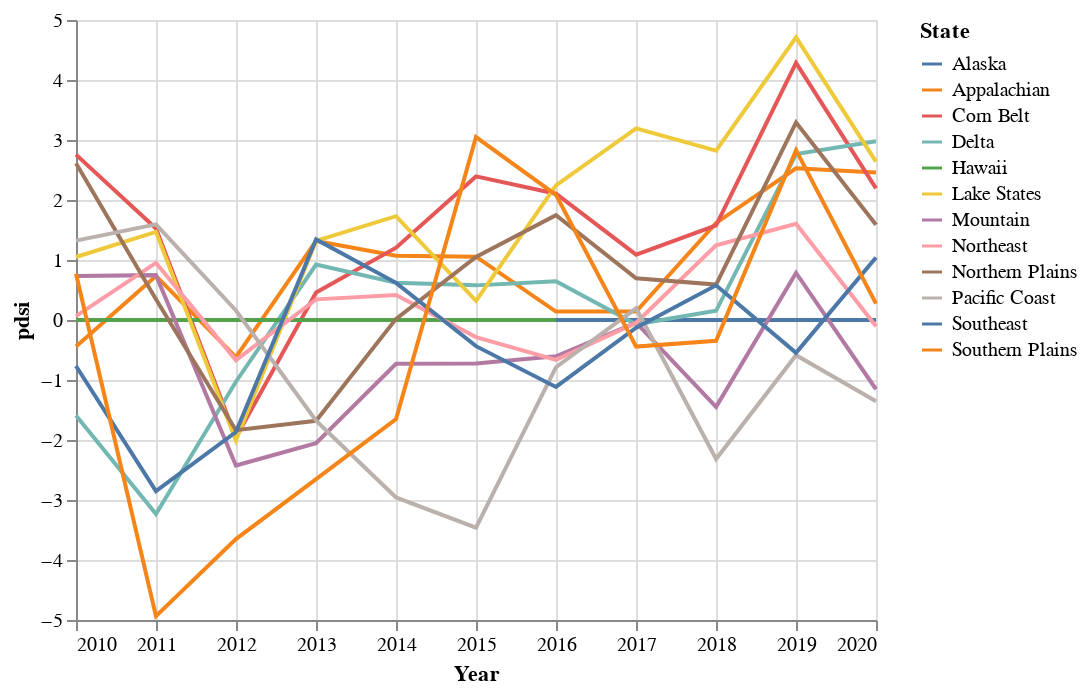

Notebook source saved alongside this figure:
### Code cell
pdsi

### Figure 1 — Vega-Lite specification as saved in the notebook (floating-point values rounded to 4 significant figures)
{"usermeta": {"embedOptions": {"theme": "fivethirtyeight"}}, "config": {"view": {"continuousWidth": 400, "continuousHeight": 300}}, "data": {"name": "data-1a92f7c25cb25c7bb84797ba78f7b484"}, "mark": "line", "encoding": {"color": {"field": "State", "legend": {"orient": "right"}, "type": "nominal"}, "tooltip": [{"field": "State", "type": "nominal"}, {"field": "D4", "type": "quantitative"}], "x": {"field": "Year", "type": "temporal"}, "y": {"field": "pdsi", "type": "quantitative"}}, "selection": {"selector001": {"type": "multi", "fields": ["State"], "bind": "legend"}}, "$schema": "https://vega.github.io/schema/vega-lite/v4.17.0.json", "datasets": {"data-1a92f7c25cb25c7bb84797ba78f7b484": [{"Year": "2010-01-01T00:00:00", "State": "Alaska", "None": 66.99, "D0": 33.01, "D1": 0.2204, "D2": 0.0, "D3": 0.0, "D4": 0.0, "pdsi": 0.0, "precip": 2.821, "temp": 27.43}, {"Year": "2010-01-01T00:00:00", "State": "Appalachian", "None": 42.71, "D0": 18.83, "D1": 8.496, "D2": 3.355, "D3": 0.2974, "D4": 0.0, "pdsi": -0.4424, "precip": 2.316, "temp": 34.89}, {"Year": "2010-01-01T00:00:00", "State": "Corn Belt", "None": 86.37, "D0": 13.63, "D1": 4.468, "D2": 1.526, "D3": 0.3492, "D4": 0.0, "pdsi": 2.756, "precip": 3.445, "temp": 52.5}, {"Year": "2010-01-01T00:00:00", "State": "Delta", "None": 50.95, "D0": 49.05, "D1": 30.84, "D2": 16.23, "D3": 4.357, "D4": 0.0, "pdsi": -1.591, "precip": 3.459, "temp": 63.92}, {"Year": "2010-01-01T00:00:00", "State": "Hawaii", "None": 13.97, "D0": 86.03, "D1": 62.99, "D2": 41.43, "D3": 22.97, "D4": 3.168, "pdsi": 0.0, "precip": 0.0, "temp": 0.0}, {"Year": "2010-01-01T00:00:00", "State": "Lake States", "None": 72.48, "D0": 27.52, "D1": 12.65, "D2": 4.36, "D3": 0.7352, "D4": 0.0, "pdsi": 1.05, "precip": 2.846, "temp": 45.1}, {"Year": "2010-01-01T00:00:00", "State": "Mountain", "None": 42.75, "D0": 38.01, "D1": 13.37, "D2": 2.696, "D3": 0.0821, "D4": 0.0, "pdsi": 0.7318, "precip": 1.276, "temp": 38.33}, {"Year": "2010-01-01T00:00:00", "State": "Northeast", "None": 50.74, "D0": 12.41, "D1": 2.827, "D2": 0.406, "D3": 0.02211, "D4": 0.0, "pdsi": 0.06474, "precip": 2.35, "temp": 32.18}, {"Year": "2010-01-01T00:00:00", "State": "Northern Plains", "None": 52.21, "D0": 6.618, "D1": 1.584, "D2": 0.05385, "D3": 0.0, "D4": 0.0, "pdsi": 2.611, "precip": 1.346, "temp": 30.77}, {"Year": "2010-01-01T00:00:00", "State": "Pacific Coast", "None": 70.85, "D0": 29.15, "D1": 8.944, "D2": 2.363, "D3": 0.0, "D4": 0.0, "pdsi": 1.323, "precip": 3.118, "temp": 51.93}, {"Year": "2010-01-01T00:00:00", "State": "Southeast", "None": 51.22, "D0": 27.35, "D1": 14.7, "D2": 5.946, "D3": 1.127, "D4": 0.0, "pdsi": -0.7659, "precip": 3.013, "temp": 51.19}, {"Year": "2010-01-01T00:00:00", "State": "Southern Plains", "None": 73.76, "D0": 26.24, "D1": 9.151, "D2": 2.305, "D3": 0.3376, "D4": 0.0, "pdsi": 0.7718, "precip": 2.458, "temp": 63.18}, {"Year": "2011-01-01T00:00:00", "State": "Alaska", "None": 86.74, "D0": 13.26, "D1": 0.0, "D2": 0.0, "D3": 0.0, "D4": 0.0, "pdsi": 0.0, "precip": 3.228, "temp": 26.95}, {"Year": "2011-01-01T00:00:00", "State": "Appalachian", "None": 43.92, "D0": 17.61, "D1": 6.645, "D2": 0.6799, "D3": 0.09009, "D4": 0.0, "pdsi": 0.7344, "precip": 2.958, "temp": 35.51}, {"Year": "2011-01-01T00:00:00", "State": "Corn Belt", "None": 75.08, "D0": 24.92, "D1": 9.184, "D2": 2.792, "D3": 0.06063, "D4": 0.0, "pdsi": 1.525, "precip": 3.856, "temp": 52.89}, {"Year": "2011-01-01T00:00:00", "State": "Delta", "None": 21.35, "D0": 78.65, "D1": 61.51, "D2": 38.05, "D3": 21.04, "D4": 7.541, "pdsi": -3.235, "precip": 4.165, "temp": 64.9}, {"Year": "2011-01-01T00:00:00", "State": "Hawaii", "None": 29.56, "D0": 70.44, "D1": 42.77, "D2": 11.67, "D3": 1.226, "D4": 0.0, "pdsi": 0.0, "precip": 0.0, "temp": 0.0}, {"Year": "2011-01-01T00:00:00", "State": "Lake States", "None": 77.4, "D0": 22.6, "D1": 5.817, "D2": 1.981, "D3": 0.0, "D4": 0.0, "pdsi": 1.469, "precip": 2.559, "temp": 43.91}, {"Year": "2011-01-01T00:00:00", "State": "Mountain", "None": 58.24, "D0": 22.53, "D1": 14.62, "D2": 8.39, "D3": 2.982, "D4": 0.2988, "pdsi": 0.7477, "precip": 1.186, "temp": 37.9}, {"Year": "2011-01-01T00:00:00", "State": "Northeast", "None": 53.1, "D0": 10.06, "D1": 2.502, "D2": 0.1692, "D3": 0.0, "D4": 0.0, "pdsi": 0.9526, "precip": 2.918, "temp": 32.17}, {"Year": "2011-01-01T00:00:00", "State": "Northern Plains", "None": 27.31, "D0": 31.51, "D1": 18.1, "D2": 9.178, "D3": 4.223, "D4": 1.796, "pdsi": 0.3475, "precip": 1.225, "temp": 30.59}, {"Year": "2011-01-01T00:00:00", "State": "Pacific Coast", "None": 93.43, "D0": 6.57, "D1": 0.1678, "D2": 0.0, "D3": 0.0, "D4": 0.0, "pdsi": 1.594, "precip": 2.405, "temp": 51.14}, {"Year": "2011-01-01T00:00:00", "State": "Southeast", "None": 14.52, "D0": 64.05, "D1": 52.56, "D2": 35.45, "D3": 19.19, "D4": 1.831, "pdsi": -2.852, "precip": 2.974, "temp": 52.63}, {"Year": "2011-01-01T00:00:00", "State": "Southern Plains", "None": 4.414, "D0": 95.59, "D1": 86.99, "D2": 73.84, "D3": 57.81, "D4": 36.75, "pdsi": -4.936, "precip": 1.61, "temp": 65.06}, {"Year": "2012-01-01T00:00:00", "State": "Alaska", "None": 81.93, "D0": 18.07, "D1": 0.0, "D2": 0.0, "D3": 0.0, "D4": 0.0, "pdsi": 0.0, "precip": 3.107, "temp": 24.31}, {"Year": "2012-01-01T00:00:00", "State": "Appalachian", "None": 35.65, "D0": 25.89, "D1": 10.38, "D2": 3.845, "D3": 1.271, "D4": 0.2841, "pdsi": -0.6174, "precip": 2.226, "temp": 36.19}, {"Year": "2012-01-01T00:00:00", "State": "Corn Belt", "None": 42.11, "D0": 57.89, "D1": 44.15, "D2": 27.35, "D3": 12.01, "D4": 1.377, "pdsi": -1.959, "precip": 2.607, "temp": 55.55}, {"Year": "2012-01-01T00:00:00", "State": "Delta", "None": 58.28, "D0": 41.72, "D1": 25.57, "D2": 16.05, "D3": 8.804, "D4": 2.108, "pdsi": -1.029, "precip": 4.553, "temp": 66.21}, {"Year": "2012-01-01T00:00:00", "State": "Hawaii", "None": 24.02, "D0": 75.98, "D1": 52.74, "D2": 28.59, "D3": 8.168, "D4": 0.04346, "pdsi": 0.0, "precip": 0.0, "temp": 0.0}, {"Year": "2012-01-01T00:00:00", "State": "Lake States", "None": 38.06, "D0": 61.94, "D1": 34.92, "D2": 14.51, "D3": 3.208, "D4": 0.0, "pdsi": -2.011, "precip": 2.387, "temp": 46.97}, {"Year": "2012-01-01T00:00:00", "State": "Mountain", "None": 19.83, "D0": 60.93, "D1": 48.15, "D2": 29.59, "D3": 11.06, "D4": 1.152, "pdsi": -2.426, "precip": 0.974, "temp": 40.17}, {"Year": "2012-01-01T00:00:00", "State": "Northeast", "None": 38.13, "D0": 25.03, "D1": 10.15, "D2": 3.48, "D3": 0.0, "D4": 0.0, "pdsi": -0.6689, "precip": 2.207, "temp": 32.98}, {"Year": "2012-01-01T00:00:00", "State": "Northern Plains", "None": 14.65, "D0": 44.17, "D1": 37.04, "D2": 31.1, "D3": 24.77, "D4": 13.27, "pdsi": -1.837, "precip": 0.8002, "temp": 32.63}, {"Year": "2012-01-01T00:00:00", "State": "Pacific Coast", "None": 42.21, "D0": 57.79, "D1": 37.63, "D2": 10.37, "D3": 0.1806, "D4": 0.0, "pdsi": 0.1592, "precip": 3.001, "temp": 52.98}, {"Year": "2012-01-01T00:00:00", "State": "Southeast", "None": 27.55, "D0": 51.02, "D1": 40.34, "D2": 29.96, "D3": 19.12, "D4": 5.629, "pdsi": -1.867, "precip": 3.265, "temp": 53.17}, {"Year": "2012-01-01T00:00:00", "State": "Southern Plains", "None": 13.86, "D0": 86.14, "D1": 72.75, "D2": 53.37, "D3": 33.12, "D4": 11.18, "pdsi": -3.651, "precip": 2.062, "temp": 65.92}, {"Year": "2013-01-01T00:00:00", "State": "Alaska", "None": 59.3, "D0": 40.7, "D1": 8.343, "D2": 0.7132, "D3": 0.0, "D4": 0.0, "pdsi": 0.0, "precip": 3.401, "temp": 27.8}, {"Year": "2013-01-01T00:00:00", "State": "Appalachian", "None": 57.8, "D0": 3.74, "D1": 0.7611, "D2": 0.0, "D3": 0.0, "D4": 0.0, "pdsi": 1.317, "precip": 2.92, "temp": 34.37}, {"Year": "2013-01-01T00:00:00", "State": "Corn Belt", "None": 61.58, "D0": 38.42, "D1": 22.14, "D2": 8.169, "D3": 1.473, "D4": 0.04175, "pdsi": 0.4578, "precip": 3.516, "temp": 51.02}, {"Year": "2013-01-01T00:00:00", "State": "Delta", "None": 67.94, "D0": 32.06, "D1": 13.13, "D2": 4.758, "D3": 0.7928, "D4": 0.0, "pdsi": 0.9249, "precip": 4.973, "temp": 63.24}, {"Year": "2013-01-01T00:00:00", "State": "Hawaii", "None": 24.28, "D0": 75.72, "D1": 48.09, "D2": 19.78, "D3": 4.244, "D4": 0.0, "pdsi": 0.0, "precip": 0.0, "temp": 0.0}, {"Year": "2013-01-01T00:00:00", "State": "Lake States", "None": 56.84, "D0": 43.16, "D1": 24.69, "D2": 11.08, "D3": 2.4, "D4": 0.0, "pdsi": 1.321, "precip": 2.868, "temp": 41.71}, {"Year": "2013-01-01T00:00:00", "State": "Mountain", "None": 14.6, "D0": 66.17, "D1": 54.06, "D2": 32.38, "D3": 10.37, "D4": 2.219, "pdsi": -2.055, "precip": 1.081, "temp": 38.28}, {"Year": "2013-01-01T00:00:00", "State": "Northeast", "None": 53.77, "D0": 9.386, "D1": 1.465, "D2": 0.0, "D3": 0.0, "D4": 0.0, "pdsi": 0.3438, "precip": 2.402, "temp": 31.32}, {"Year": "2013-01-01T00:00:00", "State": "Northern Plains", "None": 5.987, "D0": 52.84, "D1": 45.4, "D2": 38.82, "D3": 25.67, "D4": 11.34, "pdsi": -1.679, "precip": 1.286, "temp": 30.05}, {"Year": "2013-01-01T00:00:00", "State": "Pacific Coast", "None": 34.73, "D0": 65.27, "D1": 48.09, "D2": 32.96, "D3": 3.493, "D4": 0.0, "pdsi": -1.677, "precip": 1.628, "temp": 52.81}, {"Year": "2013-01-01T00:00:00", "State": "Southeast", "None": 56.98, "D0": 21.59, "D1": 9.586, "D2": 4.511, "D3": 1.785, "D4": 0.3545, "pdsi": 1.344, "precip": 4.021, "temp": 52.01}, {"Year": "2013-01-01T00:00:00", "State": "Southern Plains", "None": 15.02, "D0": 84.98, "D1": 70.47, "D2": 50.03, "D3": 26.11, "D4": 8.197, "pdsi": -2.651, "precip": 2.524, "temp": 62.6}, {"Year": "2014-01-01T00:00:00", "State": "Alaska", "None": 95.37, "D0": 4.626, "D1": 0.08462, "D2": 0.0, "D3": 0.0, "D4": 0.0, "pdsi": 0.0, "precip": 3.062, "temp": 30.33}, {"Year": "2014-01-01T00:00:00", "State": "Appalachian", "None": 52.23, "D0": 9.305, "D1": 0.5916, "D2": 0.0, "D3": 0.0, "D4": 0.0, "pdsi": 1.071, "precip": 2.475, "temp": 33.99}, {"Year": "2014-01-01T00:00:00", "State": "Corn Belt", "None": 79.02, "D0": 20.98, "D1": 6.926, "D2": 0.7721, "D3": 0.0, "D4": 0.0, "pdsi": 1.205, "precip": 3.337, "temp": 49.71}, {"Year": "2014-01-01T00:00:00", "State": "Delta", "None": 76.56, "D0": 23.44, "D1": 4.624, "D2": 0.5325, "D3": 0.0, "D4": 0.0, "pdsi": 0.6206, "precip": 4.514, "temp": 62.25}, {"Year": "2014-01-01T00:00:00", "State": "Hawaii", "None": 65.06, "D0": 34.94, "D1": 6.909, "D2": 1.941, "D3": 0.28, "D4": 0.0, "pdsi": 0.0, "precip": 0.0, "temp": 0.0}, {"Year": "2014-01-01T00:00:00", "State": "Lake States", "None": 84.78, "D0": 15.22, "D1": 3.837, "D2": 0.1453, "D3": 0.0, "D4": 0.0, "pdsi": 1.731, "precip": 2.836, "temp": 40.25}, {"Year": "2014-01-01T00:00:00", "State": "Mountain", "None": 33.77, "D0": 47.0, "D1": 33.44, "D2": 19.12, "D3": 3.981, "D4": 0.5086, "pdsi": -0.7293, "precip": 1.226, "temp": 39.22}, {"Year": "2014-01-01T00:00:00", "State": "Northeast", "None": 55.88, "D0": 7.278, "D1": 0.6699, "D2": 0.0, "D3": 0.0, "D4": 0.0, "pdsi": 0.415, "precip": 2.384, "temp": 30.55}, {"Year": "2014-01-01T00:00:00", "State": "Northern Plains", "None": 17.24, "D0": 41.58, "D1": 28.37, "D2": 14.98, "D3": 4.18, "D4": 0.07076, "pdsi": 0.01912, "precip": 1.236, "temp": 29.91}, {"Year": "2014-01-01T00:00:00", "State": "Pacific Coast", "None": 10.84, "D0": 89.16, "D1": 79.54, "D2": 62.59, "D3": 39.19, "D4": 16.48, "pdsi": -2.957, "precip": 2.665, "temp": 54.66}, {"Year": "2014-01-01T00:00:00", "State": "Southeast", "None": 61.68, "D0": 16.89, "D1": 3.579, "D2": 0.5052, "D3": 0.0, "D4": 0.0, "pdsi": 0.6195, "precip": 3.632, "temp": 51.47}, {"Year": "2014-01-01T00:00:00", "State": "Southern Plains", "None": 17.72, "D0": 82.28, "D1": 61.93, "D2": 39.83, "D3": 19.77, "D4": 6.128, "pdsi": -1.652, "precip": 2.163, "temp": 62.46}, {"Year": "2015-01-01T00:00:00", "State": "Alaska", "None": 67.63, "D0": 32.37, "D1": 4.175, "D2": 0.0, "D3": 0.0, "D4": 0.0, "pdsi": 0.0, "precip": 3.342, "temp": 30.03}, {"Year": "2015-01-01T00:00:00", "State": "Appalachian", "None": 51.24, "D0": 10.3, "D1": 1.704, "D2": 0.1178, "D3": 0.0, "D4": 0.0, "pdsi": 1.056, "precip": 2.842, "temp": 35.37}, {"Year": "2015-01-01T00:00:00", "State": "Corn Belt", "None": 85.81, "D0": 14.19, "D1": 1.984, "D2": 0.0, "D3": 0.0, "D4": 0.0, "pdsi": 2.394, "precip": 4.041, "temp": 52.82}, {"Year": "2015-01-01T00:00:00", "State": "Delta", "None": 67.98, "D0": 32.02, "D1": 15.81, "D2": 6.189, "D3": 2.28, "D4": 0.2057, "pdsi": 0.5771, "precip": 5.436, "temp": 65.17}, {"Year": "2015-01-01T00:00:00", "State": "Hawaii", "None": 45.15, "D0": 54.85, "D1": 19.12, "D2": 0.4921, "D3": 0.0, "D4": 0.0, "pdsi": 0.0, "precip": 0.0, "temp": 0.0}, {"Year": "2015-01-01T00:00:00", "State": "Lake States", "None": 63.84, "D0": 36.16, "D1": 10.61, "D2": 0.7457, "D3": 0.0, "D4": 0.0, "pdsi": 0.3177, "precip": 2.67, "temp": 44.44}, {"Year": "2015-01-01T00:00:00", "State": "Mountain", "None": 29.39, "D0": 51.38, "D1": 34.92, "D2": 15.52, "D3": 4.405, "D4": 0.5649, "pdsi": -0.7261, "precip": 1.21, "temp": 40.14}, {"Year": "2015-01-01T00:00:00", "State": "Northeast", "None": 46.46, "D0": 16.7, "D1": 3.345, "D2": 0.0, "D3": 0.0, "D4": 0.0, "pdsi": -0.2851, "precip": 2.29, "temp": 31.41}, {"Year": "2015-01-01T00:00:00", "State": "Northern Plains", "None": 36.23, "D0": 22.59, "D1": 7.762, "D2": 2.295, "D3": 0.2459, "D4": 0.0, "pdsi": 1.052, "precip": 1.491, "temp": 31.5}, {"Year": "2015-01-01T00:00:00", "State": "Pacific Coast", "None": 6.484, "D0": 93.52, "D1": 86.9, "D2": 75.23, "D3": 50.15, "D4": 20.14, "pdsi": -3.462, "precip": 2.238, "temp": 54.98}, {"Year": "2015-01-01T00:00:00", "State": "Southeast", "None": 55.55, "D0": 23.02, "D1": 6.203, "D2": 0.7696, "D3": 0.1054, "D4": 0.0, "pdsi": -0.436, "precip": 3.681, "temp": 53.47}, {"Year": "2015-01-01T00:00:00", "State": "Southern Plains", "None": 60.35, "D0": 39.65, "D1": 24.46, "D2": 14.64, "D3": 7.277, "D4": 1.652, "pdsi": 3.05, "precip": 3.852, "temp": 63.81}, {"Year": "2016-01-01T00:00:00", "State": "Alaska", "None": 86.99, "D0": 13.01, "D1": 0.0, "D2": 0.0, "D3": 0.0, "D4": 0.0, "pdsi": 0.0, "precip": 3.089, "temp": 31.88}, {"Year": "2016-01-01T00:00:00", "State": "Appalachian", "None": 37.84, "D0": 19.3, "D1": 9.929, "D2": 4.596, "D3": 1.225, "D4": 0.2285, "pdsi": 0.1406, "precip": 2.236, "temp": 33.44}, {"Year": "2016-01-01T00:00:00", "State": "Corn Belt", "None": 82.84, "D0": 17.16, "D1": 2.485, "D2": 0.1227, "D3": 0.0, "D4": 0.0, "pdsi": 2.105, "precip": 3.282, "temp": 54.56}, {"Year": "2016-01-01T00:00:00", "State": "Delta", "None": 64.68, "D0": 35.32, "D1": 19.9, "D2": 7.924, "D3": 1.924, "D4": 0.06408, "pdsi": 0.646, "precip": 4.806, "temp": 66.04}, {"Year": "2016-01-01T00:00:00", "State": "Hawaii", "None": 44.63, "D0": 55.37, "D1": 29.73, "D2": 10.66, "D3": 1.033, "D4": 0.0, "pdsi": 0.0, "precip": 0.0, "temp": 0.0}, {"Year": "2016-01-01T00:00:00", "State": "Lake States", "None": 92.01, "D0": 7.988, "D1": 0.7883, "D2": 0.01154, "D3": 0.0, "D4": 0.0, "pdsi": 2.244, "precip": 2.998, "temp": 46.03}, {"Year": "2016-01-01T00:00:00", "State": "Mountain", "None": 39.84, "D0": 43.5, "D1": 16.22, "D2": 3.075, "D3": 0.5253, "D4": 0.04927, "pdsi": -0.6039, "precip": 1.247, "temp": 40.58}, {"Year": "2016-01-01T00:00:00", "State": "Northeast", "None": 35.8, "D0": 27.36, "D1": 11.64, "D2": 4.263, "D3": 1.101, "D4": 0.0, "pdsi": -0.6642, "precip": 2.122, "temp": 32.37}, {"Year": "2016-01-01T00:00:00", "State": "Northern Plains", "None": 46.41, "D0": 12.42, "D1": 3.075, "D2": 0.388, "D3": 0.0, "D4": 0.0, "pdsi": 1.746, "precip": 1.372, "temp": 32.0}, {"Year": "2016-01-01T00:00:00", "State": "Pacific Coast", "None": 25.61, "D0": 74.39, "D1": 47.81, "D2": 30.7, "D3": 20.32, "D4": 10.77, "pdsi": -0.787, "precip": 2.981, "temp": 53.44}, {"Year": "2016-01-01T00:00:00", "State": "Southeast", "None": 50.03, "D0": 28.54, "D1": 18.26, "D2": 11.84, "D3": 6.664, "D4": 2.345, "pdsi": -1.116, "precip": 3.049, "temp": 53.5}, {"Year": "2016-01-01T00:00:00", "State": "Southern Plains", "None": 75.41, "D0": 24.59, "D1": 8.71, "D2": 2.386, "D3": 0.1689, "D4": 0.0, "pdsi": 2.086, "precip": 2.645, "temp": 65.21}, {"Year": "2017-01-01T00:00:00", "State": "Alaska", "None": 81.88, "D0": 18.12, "D1": 1.122, "D2": 0.0, "D3": 0.0, "D4": 0.0, "pdsi": 0.0, "precip": 3.172, "temp": 29.32}, {"Year": "2017-01-01T00:00:00", "State": "Appalachian", "None": 43.27, "D0": 13.87, "D1": 3.256, "D2": 0.476, "D3": 0.04574, "D4": 0.0, "pdsi": 0.1421, "precip": 2.344, "temp": 33.39}, {"Year": "2017-01-01T00:00:00", "State": "Corn Belt", "None": 68.0, "D0": 32.0, "D1": 9.885, "D2": 1.419, "D3": 0.09584, "D4": 0.0, "pdsi": 1.089, "precip": 3.349, "temp": 54.17}, {"Year": "2017-01-01T00:00:00", "State": "Delta", "None": 62.77, "D0": 37.23, "D1": 17.18, "D2": 5.151, "D3": 0.8512, "D4": 0.0, "pdsi": -0.07218, "precip": 4.853, "temp": 65.91}, {"Year": "2017-01-01T00:00:00", "State": "Lake States", "None": 91.89, "D0": 8.11, "D1": 1.843, "D2": 0.01881, "D3": 0.0, "D4": 0.0, "pdsi": 3.193, "precip": 2.901, "temp": 44.53}, {"Year": "2017-01-01T00:00:00", "State": "Mountain", "None": 55.44, "D0": 27.89, "D1": 11.92, "D2": 3.285, "D3": 1.459, "D4": 0.4521, "pdsi": -0.04427, "precip": 1.266, "temp": 40.44}, {"Year": "2017-01-01T00:00:00", "State": "Northeast", "None": 44.27, "D0": 18.89, "D1": 8.097, "D2": 1.722, "D3": 0.3589, "D4": 0.0, "pdsi": -0.04601, "precip": 2.369, "temp": 32.15}, {"Year": "2017-01-01T00:00:00", "State": "Northern Plains", "None": 35.2, "D0": 23.62, "D1": 6.347, "D2": 0.8314, "D3": 0.0129, "D4": 0.0, "pdsi": 0.6956, "precip": 1.333, "temp": 31.52}, {"Year": "2017-01-01T00:00:00", "State": "Pacific Coast", "None": 73.23, "D0": 26.77, "D1": 10.06, "D2": 1.968, "D3": 0.7673, "D4": 0.1808, "pdsi": 0.1951, "precip": 3.086, "temp": 52.76}, {"Year": "2017-01-01T00:00:00", "State": "Southeast", "None": 47.74, "D0": 30.84, "D1": 15.19, "D2": 6.212, "D3": 1.571, "D4": 0.0, "pdsi": -0.1293, "precip": 3.728, "temp": 53.55}, {"Year": "2017-01-01T00:00:00", "State": "Southern Plains", "None": 63.01, "D0": 36.99, "D1": 17.3, "D2": 6.072, "D3": 0.4045, "D4": 0.0, "pdsi": -0.443, "precip": 2.801, "temp": 65.11}, {"Year": "2018-01-01T00:00:00", "State": "Alaska", "None": 90.84, "D0": 9.158, "D1": 1.443, "D2": 0.5567, "D3": 0.0, "D4": 0.0, "pdsi": 0.0, "precip": 3.158, "temp": 30.42}, {"Year": "2018-01-01T00:00:00", "State": "Appalachian", "None": 49.6, "D0": 7.54, "D1": 2.131, "D2": 0.03964, "D3": 0.0, "D4": 0.0, "pdsi": 1.618, "precip": 3.092, "temp": 32.92}, {"Year": "2018-01-01T00:00:00", "State": "Corn Belt", "None": 74.18, "D0": 25.82, "D1": 10.96, "D2": 3.687, "D3": 0.9465, "D4": 0.08394, "pdsi": 1.575, "precip": 3.854, "temp": 52.36}, {"Year": "2018-01-01T00:00:00", "State": "Delta", "None": 69.45, "D0": 30.55, "D1": 12.43, "D2": 4.31, "D3": 0.2738, "D4": 0.0, "pdsi": 0.1531, "precip": 5.49, "temp": 64.82}, {"Year": "2018-01-01T00:00:00", "State": "Lake States", "None": 84.25, "D0": 15.75, "D1": 2.313, "D2": 0.08294, "D3": 0.0, "D4": 0.0, "pdsi": 2.822, "precip": 2.911, "temp": 42.95}, {"Year": "2018-01-01T00:00:00", "State": "Mountain", "None": 29.56, "D0": 53.77, "D1": 37.2, "D2": 24.19, "D3": 11.34, "D4": 2.334, "pdsi": -1.447, "precip": 1.122, "temp": 39.89}, {"Year": "2018-01-01T00:00:00", "State": "Northeast", "None": 53.13, "D0": 10.03, "D1": 2.561, "D2": 0.1959, "D3": 0.0, "D4": 0.0, "pdsi": 1.246, "precip": 3.093, "temp": 31.78}, {"Year": "2018-01-01T00:00:00", "State": "Northern Plains", "None": 35.21, "D0": 23.61, "D1": 13.74, "D2": 7.665, "D3": 2.717, "D4": 0.3598, "pdsi": 0.5897, "precip": 1.497, "temp": 30.25}, {"Year": "2018-01-01T00:00:00", "State": "Pacific Coast", "None": 28.72, "D0": 71.28, "D1": 40.87, "D2": 17.88, "D3": 3.684, "D4": 0.0, "pdsi": -2.316, "precip": 2.305, "temp": 53.18}, {"Year": "2018-01-01T00:00:00", "State": "Southeast", "None": 55.96, "D0": 22.61, "D1": 9.859, "D2": 2.022, "D3": 0.01117, "D4": 0.0, "pdsi": 0.5782, "precip": 4.039, "temp": 53.06}, {"Year": "2018-01-01T00:00:00", "State": "Southern Plains", "None": 42.47, "D0": 57.53, "D1": 40.06, "D2": 22.52, "D3": 10.02, "D4": 2.105, "pdsi": -0.347, "precip": 3.053, "temp": 63.68}, {"Year": "2019-01-01T00:00:00", "State": "Alaska", "None": 84.49, "D0": 15.51, "D1": 5.734, "D2": 1.982, "D3": 0.4038, "D4": 0.0, "pdsi": 0.0, "precip": 3.167, "temp": 32.19}, {"Year": "2019-01-01T00:00:00", "State": "Appalachian", "None": 51.84, "D0": 9.699, "D1": 3.872, "D2": 0.7593, "D3": 0.04543, "D4": 0.0, "pdsi": 2.53, "precip": 2.958, "temp": 35.91}, {"Year": "2019-01-01T00:00:00", "State": "Corn Belt", "None": 93.04, "D0": 6.955, "D1": 1.466, "D2": 0.03848, "D3": 0.0, "D4": 0.0, "pdsi": 4.285, "precip": 4.052, "temp": 51.91}, {"Year": "2019-01-01T00:00:00", "State": "Delta", "None": 88.15, "D0": 11.85, "D1": 1.919, "D2": 0.3399, "D3": 0.0, "D4": 0.0, "pdsi": 2.765, "precip": 5.405, "temp": 65.02}, {"Year": "2019-01-01T00:00:00", "State": "Lake States", "None": 95.83, "D0": 4.174, "D1": 0.3411, "D2": 0.0, "D3": 0.0, "D4": 0.0, "pdsi": 4.711, "precip": 3.361, "temp": 41.76}, {"Year": "2019-01-01T00:00:00", "State": "Mountain", "None": 58.34, "D0": 28.62, "D1": 14.05, "D2": 5.736, "D3": 0.773, "D4": 0.1678, "pdsi": 0.7854, "precip": 1.378, "temp": 39.99}, {"Year": "2019-01-01T00:00:00", "State": "Northeast", "None": 56.82, "D0": 6.34, "D1": 1.145, "D2": 0.1187, "D3": 0.0, "D4": 0.0, "pdsi": 1.605, "precip": 2.54, "temp": 31.6}, {"Year": "2019-01-01T00:00:00", "State": "Northern Plains", "None": 54.27, "D0": 4.556, "D1": 1.171, "D2": 0.3387, "D3": 0.05327, "D4": 0.0, "pdsi": 3.293, "precip": 1.652, "temp": 29.8}, {"Year": "2019-01-01T00:00:00", "State": "Pacific Coast", "None": 58.32, "D0": 41.68, "D1": 17.03, "D2": 4.683, "D3": 0.6249, "D4": 0.0, "pdsi": -0.587, "precip": 2.555, "temp": 51.63}, {"Year": "2019-01-01T00:00:00", "State": "Southeast", "None": 50.93, "D0": 25.99, "D1": 10.4, "D2": 2.346, "D3": 0.3063, "D4": 0.0, "pdsi": -0.5475, "precip": 3.34, "temp": 52.89}, {"Year": "2019-01-01T00:00:00", "State": "Southern Plains", "None": 72.01, "D0": 27.99, "D1": 13.59, "D2": 4.233, "D3": 0.7471, "D4": 0.0, "pdsi": 2.831, "precip": 2.842, "temp": 63.48}, {"Year": "2020-01-01T00:00:00", "State": "Alaska", "None": 91.89, "D0": 8.105, "D1": 0.2848, "D2": 0.0, "D3": 0.0, "D4": 0.0, "pdsi": 0.0, "precip": 3.162, "temp": 27.47}, {"Year": "2020-01-01T00:00:00", "State": "Appalachian", "None": 58.43, "D0": 3.105, "D1": 0.2375, "D2": 0.0, "D3": 0.0, "D4": 0.0, "pdsi": 2.459, "precip": 3.19, "temp": 35.72}, {"Year": "2020-01-01T00:00:00", "State": "Corn Belt", "None": 75.83, "D0": 24.17, "D1": 7.903, "D2": 2.417, "D3": 0.4531, "D4": 0.0, "pdsi": 2.194, "precip": 3.393, "temp": 53.07}, {"Year": "2020-01-01T00:00:00", "State": "Delta", "None": 86.5, "D0": 13.5, "D1": 2.221, "D2": 0.2713, "D3": 0.0, "D4": 0.0, "pdsi": 2.978, "precip": 5.549, "temp": 65.24}, {"Year": "2020-01-01T00:00:00", "State": "Lake States", "None": 82.08, "D0": 17.92, "D1": 3.255, "D2": 0.1054, "D3": 0.0, "D4": 0.0, "pdsi": 2.64, "precip": 2.586, "temp": 44.57}, {"Year": "2020-01-01T00:00:00", "State": "Mountain", "None": 30.94, "D0": 56.01, "D1": 39.46, "D2": 24.35, "D3": 14.01, "D4": 3.622, "pdsi": -1.154, "precip": 0.9548, "temp": 41.98}, {"Year": "2020-01-01T00:00:00", "State": "Northeast", "None": 43.74, "D0": 19.42, "D1": 9.201, "D2": 2.097, "D3": 0.3234, "D4": 0.0, "pdsi": -0.1035, "precip": 2.43, "temp": 32.62}, {"Year": "2020-01-01T00:00:00", "State": "Northern Plains", "None": 30.33, "D0": 28.49, "D1": 16.96, "D2": 6.959, "D3": 2.022, "D4": 0.005317, "pdsi": 1.587, "precip": 1.081, "temp": 31.23}, {"Year": "2020-01-01T00:00:00", "State": "Pacific Coast", "None": 31.41, "D0": 68.59, "D1": 46.46, "D2": 23.57, "D3": 6.743, "D4": 0.02861, "pdsi": -1.356, "precip": 2.275, "temp": 53.44}, {"Year": "2020-01-01T00:00:00", "State": "Southeast", "None": 63.44, "D0": 13.49, "D1": 3.492, "D2": 0.6131, "D3": 0.0, "D4": 0.0, "pdsi": 1.042, "precip": 3.97, "temp": 52.64}, {"Year": "2020-01-01T00:00:00", "State": "Southern Plains", "None": 53.77, "D0": 46.23, "D1": 29.25, "D2": 14.42, "D3": 5.394, "D4": 1.4, "pdsi": 0.2735, "precip": 2.615, "temp": 64.4}]}}
